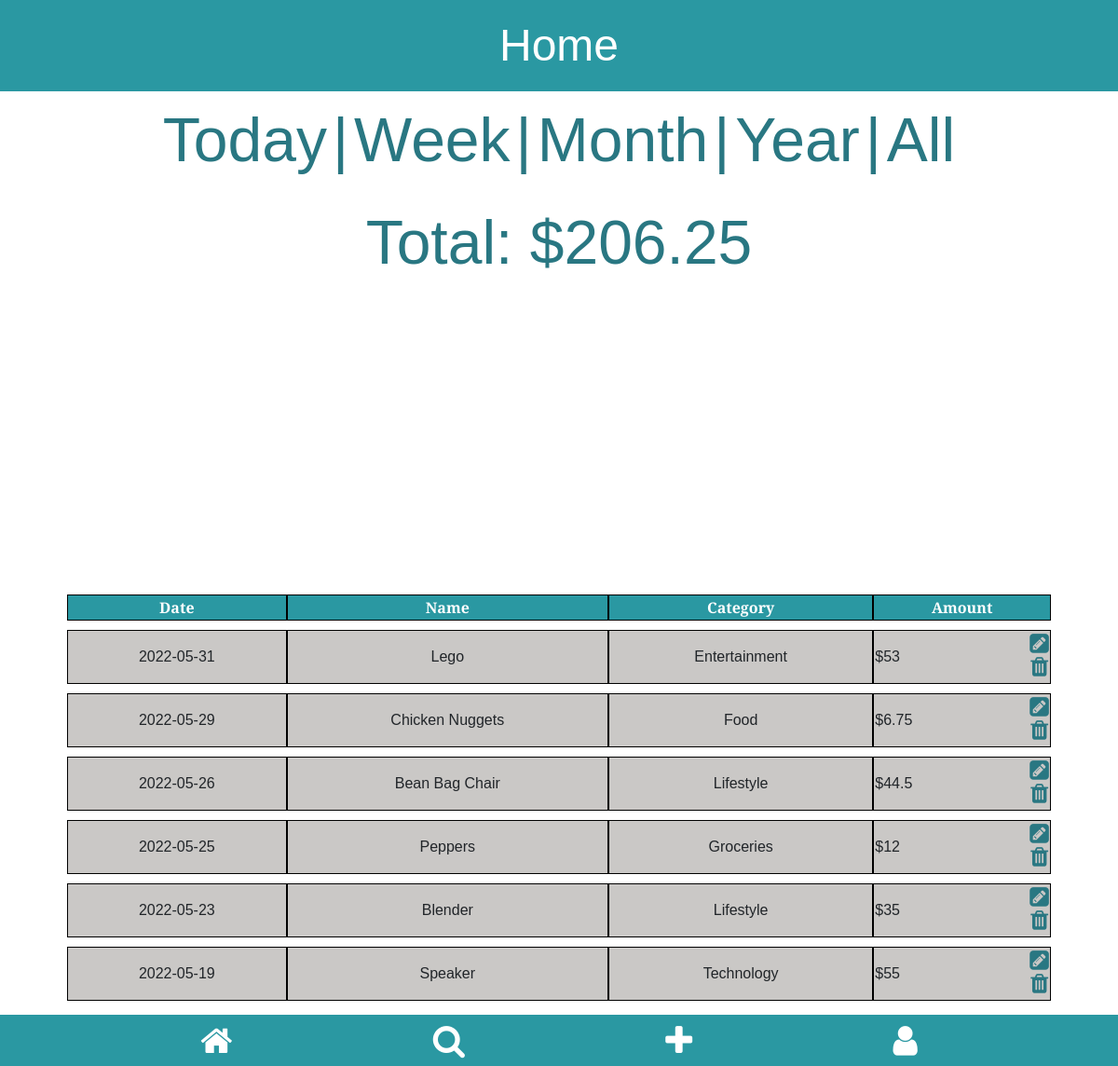
Before: /home/week (signed in) with the older database file.
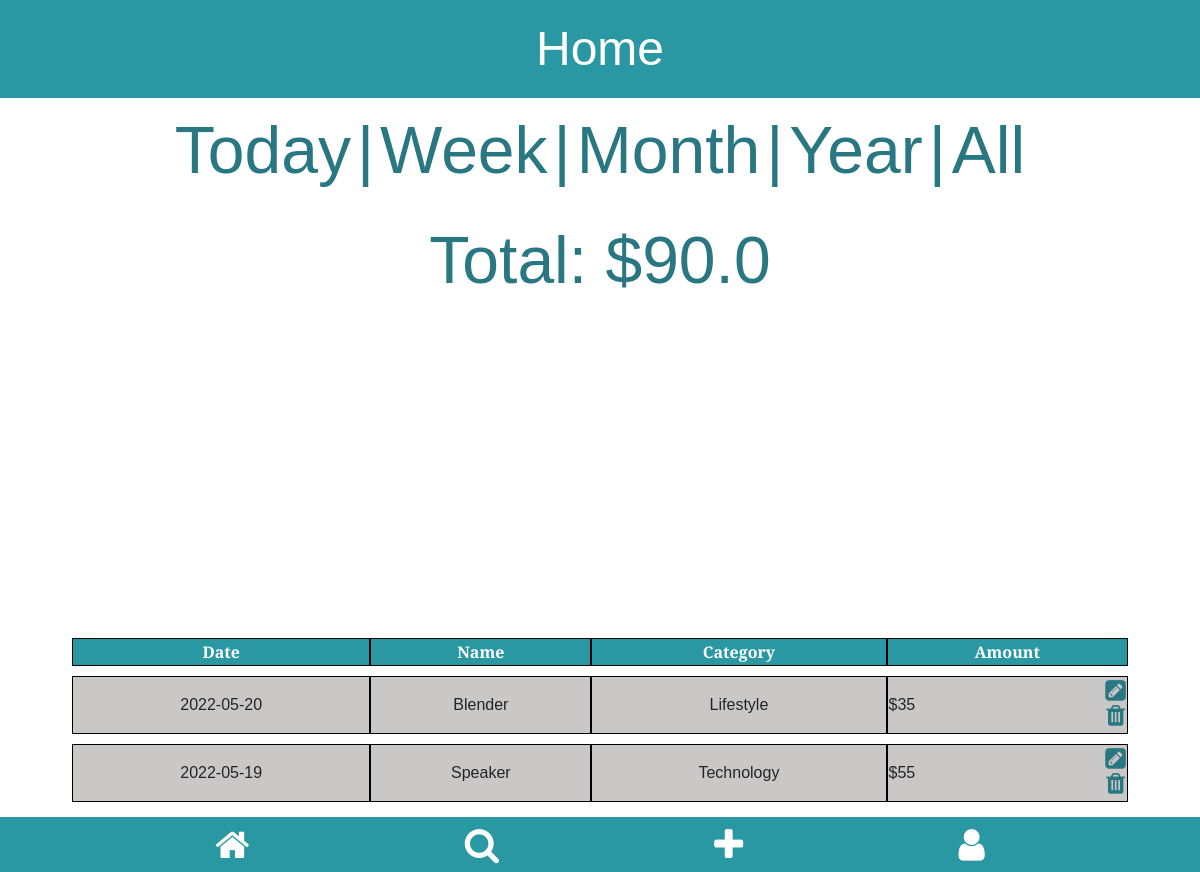
After: the same page with the newer database file.
### tables this page shows
CREATE TABLE expenses (
                                    id integer PRIMARY KEY,
                                    user_id integer NOT NULL,
                                    name text NOT NULL,
                                    date numeric NOT NULL,
                                    category text NOT NULL,
                                    amount numberic NOT NULL,
                                    FOREIGN KEY (user_id) REFERENCES users (id)
                                );

### app.py (the view, shortened to what this page needs)
@app.route("/home/week", methods=["GET", "POST"])
def homepage_week():
    if "uid" not in session:
        flash("You must be logged in to view this page",  category="alert-warning")
        return redirect(url_for("login"))
    try:
        conn = create_connection("database.db")
        tuple_expenses = get_expense_week(conn, session["uid"])
        pie_data = get_pie_data(conn, session["uid"], "week")
        total_expense = tuple_expenses[0]
    finally:
        conn.close()
    user_expenses = sorted([data_to_dict(each_expense) for each_expense in tuple_expenses[1]],
                           key=lambda d: d["date"], reverse=True)
    return (
        render_template(
            "home_week.html",
            user_expenses=user_expenses,
            total_expense=str(total_expense),
            data=pie_data,
        ),
        200,
    )

### modules/app_helper_module.py (called while the page is built)
def data_to_dict(data_tup: tuple) -> dict:
    return {
        "name": data_tup[2],
        "date": data_tup[3],
        "category": data_tup[4],
        "amount": data_tup[5],
        "eid": data_tup[0],
    }

### modules/expense_module.py (called while the page is built)
def get_total_expenses_by_category_week(conn, uid: int, category: str) -> int:
    cur = conn.cursor()
    cur.execute(
        "SELECT amount FROM expenses WHERE user_id=? AND category=? AND date BETWEEN DATE('now', '-7 day') AND DATE('now')",
        (
            uid,
            category,
        ),
    )
    total = 0
    for row in cur.fetchall():
        total += row[0]
    return total

def get_user_categories(conn, uid: int) -> list:
    cur = conn.cursor()
    cur.execute("SELECT category FROM expenses WHERE user_id=?", (uid,))
    cat = set(cur)
    categories = []
    if cat:
        for c in cat:
            categories.append(c[0])
    return sorted(categories)

### sql_db.py (called while the page is built)
def create_connection(db_file):
    conn = None
    try:
        conn = sqlite3.connect(db_file)
        return conn
    except Error as e:
        print(e)
    return conn

### templates/home_week.html
{% extends 'home.html' %}

### templates/home.html (shortened to what this page needs)
{% extends 'app.html' %}
{% block css_linking %}
<link href="/static/home.css" rel="stylesheet"> {% endblock %}
{% block heading1 %} Home {% endblock %}
{% block main_content %}
<section class="filter-tabs" style="font-size: 5.5vw;">
    <form action="/home/today" method="post">
        <button type="submit" class="filter-btn">Today</button>|
    </form>
    <form action="/home/week" method="post">
        <button type="submit" class="filter-btn">Week</button>|
    </form>
    <form action="/home/month" method="post">
        <button type="submit" class="filter-btn">Month</button>|
    </form>
    <form action="/home/year" method="post">
        <button type="submit" class="filter-btn">Year</button>|
    </form>
    <form action="/home" method="post">
        <button type="submit" class="filter-btn">All</button>
    </form>
</section>
<section class="total-expense" style="font-size: 5.5vw;">
    <p>Total: ${{ total_expense }}</p>
</section>
<section class="pie-chart-display">
    <div style="width: 100%; overflow: hidden;">
        <div id="piechart_3d" style="width: 100vw; height: 17rem; overflow: hidden;"></div>
    </div>
</section>
<section class="expense-cards">
    <table class="sortable" style="width: 88vw">
        {% if user_expenses|length > 0 %}
        <thead>
            <tr>
                <th>Date</th>
                <th>Name</th>
                <th>Category</th>
                <th>Amount</th>
            </tr>
        </thead>
        {% endif %}
        <tbody>
            {% for user_expense in user_expenses %}
            <tr>
                <td>
                    {{ user_expense.date }}
                </td>
                <td>
                    {{ user_expense.name }}
                </td>
                <td>
                    {{ user_expense.category }}
                </td>
                <td class="expense-amount">
                    ${{ user_expense.amount }}
                    <div class="home-icons">
                        <span id="{{ user_expense.eid }}">
                            <a href="{{ url_for('get_expense', eid=user_expense.eid) }}">
                                <i class="fa fa-pencil-square" aria-hidden="true"></i>
                            </a>
                        </span>
                        <form action="/home" method="POST">
                            <button type="submit" class="btn"><i class="fa fa-trash" aria-hidden="true"></i></button>
                        </form>
                    </div>
                </td>
            </tr>
            {% endfor %}
        </tbody>
    </table>
</section>
{% endblock %}

Changed rows visible on the page:
removed expenses: date "2022-05-31", name "Lego", category "Entertainment", amount "53"
removed expenses: date "2022-05-29", name "Chicken Nuggets", category "Food", amount "6.75"
removed expenses: date "2022-05-26", name "Bean Bag Chair", category "Lifestyle", amount "44.5"
removed expenses: date "2022-05-25", name "Peppers", category "Groceries", amount "12"
changed expenses "Blender": date "2022-05-23" → "2022-05-20"
Other visible differences:
{{ total_expense }}: "206.25" → "90.0"
